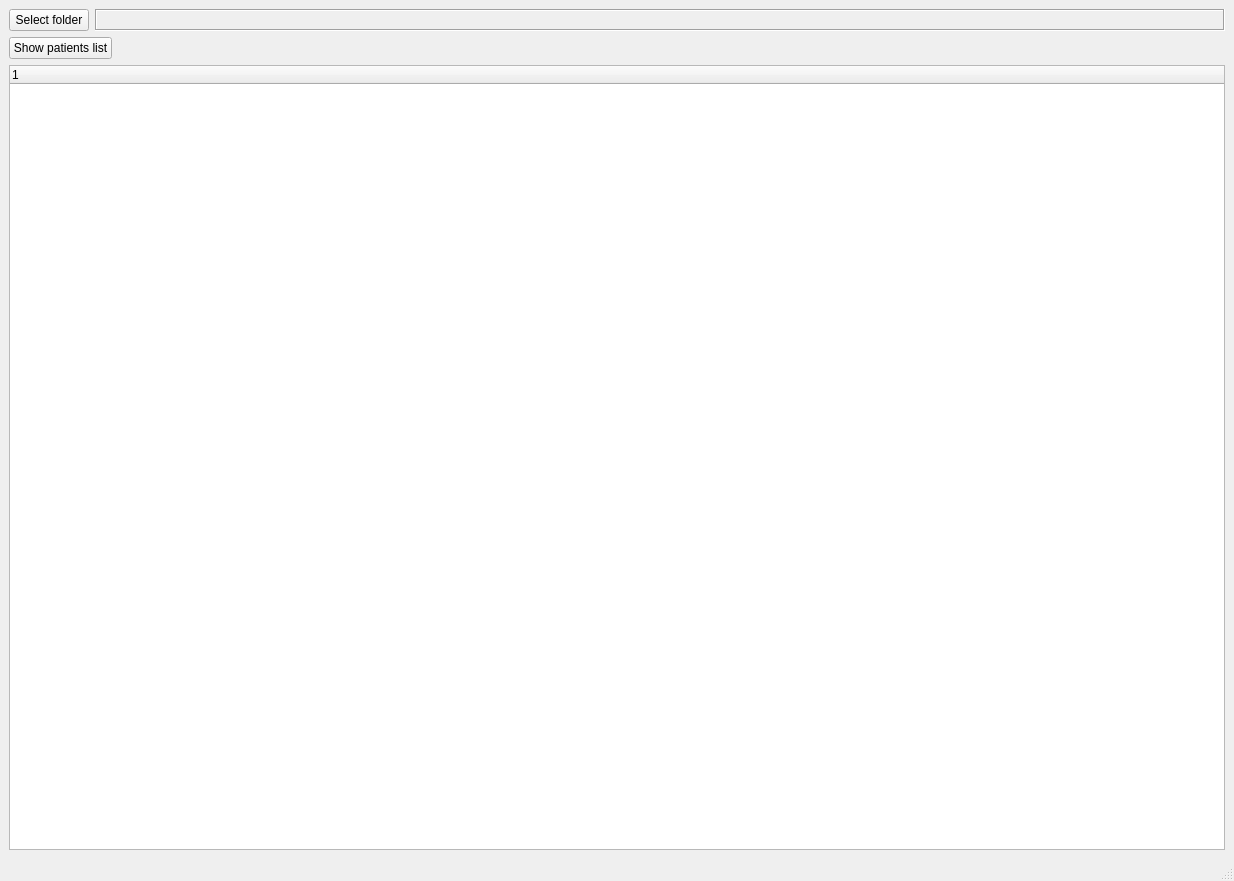
<?xml version="1.0" encoding="UTF-8"?>
<ui version="4.0">
 <class>MainWindow</class>
 <widget class="QMainWindow" name="MainWindow">
  <property name="geometry">
   <rect>
    <x>0</x>
    <y>0</y>
    <width>1234</width>
    <height>881</height>
   </rect>
  </property>
  <property name="windowTitle">
   <string>MainWindow</string>
  </property>
  <widget class="QWidget" name="centralwidget">
   <layout class="QVBoxLayout" name="verticalLayout_2">
    <item>
     <layout class="QVBoxLayout" name="verticalLayout">
      <item>
       <layout class="QHBoxLayout" name="horizontalLayout_4">
        <item>
         <widget class="QPushButton" name="folder_button">
          <property name="enabled">
           <bool>true</bool>
          </property>
          <property name="sizePolicy">
           <sizepolicy hsizetype="Fixed" vsizetype="Fixed">
            <horstretch>0</horstretch>
            <verstretch>0</verstretch>
           </sizepolicy>
          </property>
          <property name="text">
           <string>Select folder</string>
          </property>
         </widget>
        </item>
        <item>
         <widget class="QFrame" name="frame">
          <property name="frameShape">
           <enum>QFrame::Box</enum>
          </property>
          <property name="frameShadow">
           <enum>QFrame::Sunken</enum>
          </property>
          <property name="lineWidth">
           <number>1</number>
          </property>
          <property name="midLineWidth">
           <number>0</number>
          </property>
          <widget class="QLabel" name="label_4">
           <property name="geometry">
            <rect>
             <x>10</x>
             <y>0</y>
             <width>331</width>
             <height>21</height>
            </rect>
           </property>
           <property name="sizePolicy">
            <sizepolicy hsizetype="Expanding" vsizetype="Preferred">
             <horstretch>0</horstretch>
             <verstretch>0</verstretch>
            </sizepolicy>
           </property>
           <property name="text">
            <string/>
           </property>
          </widget>
         </widget>
        </item>
       </layout>
      </item>
      <item>
       <layout class="QHBoxLayout" name="horizontalLayout">
        <item>
         <widget class="QPushButton" name="folder_button_2">
          <property name="text">
           <string>Show patients list</string>
          </property>
         </widget>
        </item>
        <item>
         <spacer name="horizontalSpacer">
          <property name="orientation">
           <enum>Qt::Horizontal</enum>
          </property>
          <property name="sizeHint" stdset="0">
           <size>
            <width>40</width>
            <height>20</height>
           </size>
          </property>
         </spacer>
        </item>
       </layout>
      </item>
      <item>
       <widget class="QTreeWidget" name="treeWidget"/>
      </item>
     </layout>
    </item>
   </layout>
  </widget>
  <widget class="QMenuBar" name="menubar">
   <property name="geometry">
    <rect>
     <x>0</x>
     <y>0</y>
     <width>1234</width>
     <height>22</height>
    </rect>
   </property>
  </widget>
  <widget class="QStatusBar" name="statusbar"/>
 </widget>
 <resources/>
 <connections/>
</ui>
